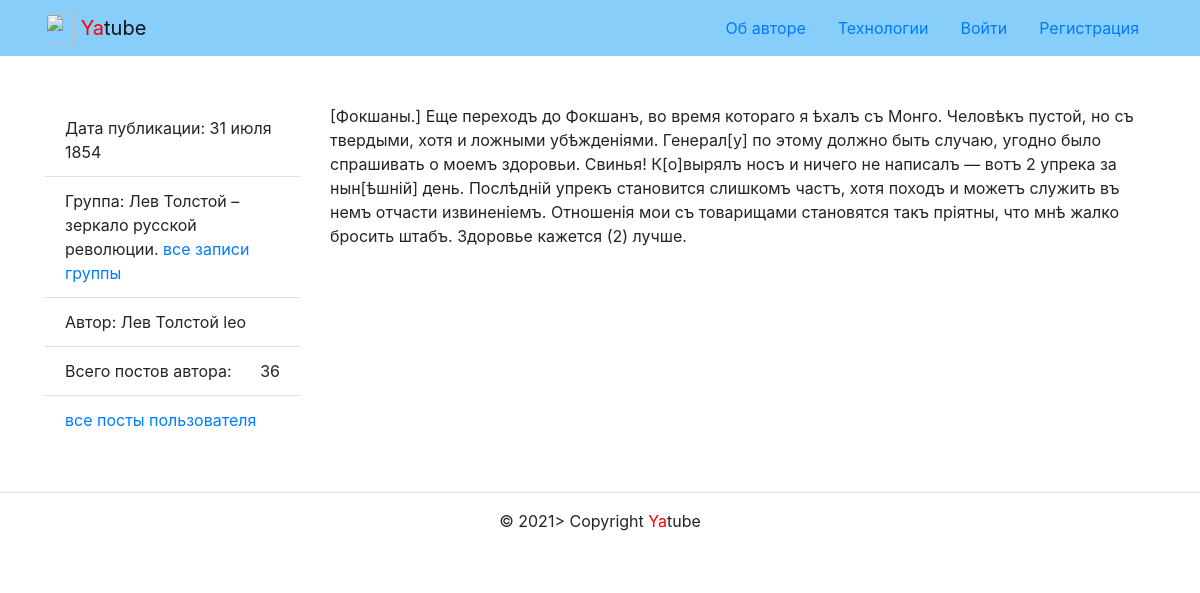
The app's page /posts/37/ with its own data.
### posts/models.py (models this page shows, shortened)
class Post(models.Model):
    text = models.TextField(
        verbose_name='Текст поста',
        help_text='Текст нового поста'
    )
    pub_date = models.DateTimeField(
        auto_now_add=True,
        verbose_name='Дата и время публикации поста',
        help_text='Дата и время публикации поста',
        db_index=True
    )
    author = models.ForeignKey(
        User,
        on_delete=models.CASCADE,
        related_name='posts',
        verbose_name='Автор поста',
        help_text='Автор поста'
    )
    group = models.ForeignKey(
        Group,
        on_delete=models.SET_NULL,
        blank=True,
        null=True,
        related_name='posts',
        verbose_name='Группа',
        help_text='Группа, к которой будет относиться пост'
    )
    image = models.ImageField(
        'Картинка',
        upload_to='posts/',
        blank=True
    )
    class Meta:
        ordering = ('-pub_date',)
        verbose_name = 'Пост'
        verbose_name_plural = 'Посты'
    def __str__(self):
        return self.text[:15]

class Group(models.Model):
    title = models.CharField(
        max_length=200,
        verbose_name='Группа',
        help_text='Группа, к которой будет относиться пост'
    )
    slug = models.SlugField(
        max_length=50,
        unique=True,
        verbose_name='Tag группы',
        help_text='Tag группы'
    )
    description = models.TextField(
        verbose_name='Описание группы',
        help_text='Краткое описание группы'
    )

### posts/views.py (the view)
# urls.py: path('posts/<int:post_id>/', views.post_detail, name='post_detail'),
def post_detail(request, post_id):
    template = 'posts/post_details.html'
    current_post: Post = get_object_or_404(Post, pk=post_id)
    form = CommentForm()
    title_post_detail = f'Пост {current_post}'
    comments = Comment.objects.filter(post=current_post)
    context = {
        'title': title_post_detail,
        'post': current_post,
        'form': form,
        'comments': comments
    }
    return render(request, template, context)

### core/context_processors/year.py (called while the page is built)
def year(request):
    return {
        'year': datetime.datetime.now().date().year
    }

### templates/posts/post_details.html (shortened to what this page needs)
{% extends 'base.html' %}
{% block content %}
    {% load thumbnail %}
    {% load user_filters %}
    <div class="row">
      <aside class="col-12 col-md-3">
        <ul class="list-group list-group-flush">
          <li class="list-group-item">
              Дата публикации: {{ post.pub_date|date:"d E Y" }}
          </li>
          {% if post.group %}
            <li class="list-group-item">
              Группа: {{ post.group.title }}
              <a href="{% url 'posts:group_list' post.group.slug %}">
                все записи группы
              </a>
            </li>
          {% endif %}
          <li class="list-group-item">
            Автор: {{ post.author.get_full_name }} {{ post.author.username }}
          </li>
          <li class="list-group-item d-flex justify-content-between align-items-center">
            Всего постов автора:  <span >{{ post.author.posts.count }}</span>
          </li>
          <li class="list-group-item">
            <a href="{% url 'posts:profile' post.author.username %}">
              все посты пользователя
            </a>
            </li>
        </ul>
      </aside>
      <article class="col-12 col-md-9">
        <p>
          {{ post.text }}
        </p>
        {% if user.is_authenticated %}
          {% load user_filters %}
        {% endif %}
      </article>
    </div>
{% endblock %}

### records on screen
Post: pub_date "31 июля 1854", group "Лев Толстой – зеркало русской революции.", author.get_full_name "Лев Толстой", author.username "leo", author.posts.count "36", text "[Фокшаны.] Еще переходъ до Фокшанъ, во время котораго я ѣхалъ съ Монго. Человѣкъ пустой, но съ твердыми, хотя и ложными убѣжденіями. Генерал[у] по этому должно быть случаю, угодно было спрашивать о моемъ здоровьи. Свинья! К[о]вырялъ носъ и ничего не написалъ — вотъ 2 упрека за нын[ѣшній] день. Послѣдній упрекъ становится слишкомъ частъ, хотя походъ и можетъ служить въ немъ отчасти извиненіемъ. Отношенія мои съ товарищами становятся такъ пріятны, что мнѣ жалко бросить штабъ. Здоровье кажется (2) лучше."
